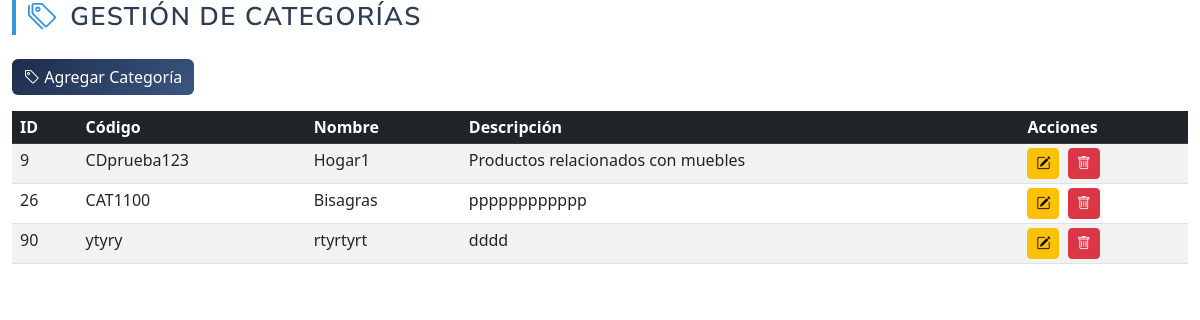
Screenshot of /modulos/categorias.php with the database file from the repository.
### tables this page shows
CREATE TABLE `categorias` (
  `id_categ` int(11) NOT NULL,
  `codigo_categ` varchar(50) NOT NULL,
  `nombre_categ` varchar(100) NOT NULL,
  `descripcion_categ` text NOT NULL
);

### modulos/categorias.php (the view, shortened to what this page needs)
<?php
include('./db/conexion.php');
?>
<!DOCTYPE html>
<html lang="es">
<head>
    <link rel="stylesheet" href="https://cdn.jsdelivr.net/npm/bootstrap-icons@1.10.5/font/bootstrap-icons.css">
    <link href="https://cdn.jsdelivr.net/npm/bootstrap@5.3.0/dist/css/bootstrap.min.css" rel="stylesheet" />
</head>
<body>
    <div class="container-fluid ">
        <h2 class="modern-title mb-4">
            <i class="bi bi-tags"></i> Gestión de Categorías
        </h2>
        <button type="button" class="btn btn-success mb-3" data-bs-toggle="modal" data-bs-target="#modalAgregarCategoria"
            style="margin-bottom: 28px; background: linear-gradient(135deg, #1f2c4c 0%, #3b5680 100%); border: none; color: white;">
            <i class="bi bi-tag"></i> Agregar Categoría
        </button>
        <div class="table-responsive">
            <table class="table table-striped" id="tablaCategorias">
                <thead class="table-dark">
                    <tr>
                        <th scope="col" class="py-1 px-2">ID</th>
                        <th scope="col" class="py-1 px-2">Código</th>
                        <th scope="col" class="py-1 px-2">Nombre</th>
                        <th scope="col" class="py-1 px-2">Descripción</th>
                        <th scope="col" class="py-1 px-2">Acciones</th>
                    </tr>
                </thead>
                <tbody id="tabla-categorias">
                    <?php
                    $sql = "SELECT id_categ, codigo_categ, nombre_categ, descripcion_categ FROM categorias";
                    $resultado = $conexion->query($sql);
                    if ($resultado->num_rows > 0) {
                        while ($fila = $resultado->fetch_assoc()) {
                            echo "<tr
                                    data-id='" . htmlspecialchars($fila['id_categ']) . "'
                                    data-codigo='" . htmlspecialchars($fila['codigo_categ']) . "'
                                    data-nombre='" . htmlspecialchars($fila['nombre_categ']) . "'
                                    data-descripcion='" . htmlspecialchars($fila['descripcion_categ']) . "'>";
                            echo "<td class='py-1 px-2 id_categ'>" . htmlspecialchars($fila['id_categ']) . "</td>";
                            echo "<td class='py-1 px-2 codigo_categ'>" . htmlspecialchars($fila['codigo_categ']) . "</td>";
                            echo "<td class='py-1 px-2 nombre_categ'>" . htmlspecialchars($fila['nombre_categ']) . "</td>";
                            echo "<td class='py-1 px-2 descripcion_categ'>" . htmlspecialchars($fila['descripcion_categ']) . "</td>";
                            echo "<td class='py-1 px-2'>
                                    <button class='btn btn-warning btn-sm me-1 btn-editar'
                                        data-bs-toggle='modal' data-bs-target='#modalEditarCategoria' title='Editar'>
                                        <i class='bi bi-pencil-square'></i>
                                    </button>
                                    <button type='button' class='btn btn-danger btn-sm btn-eliminar'
                                         data-bs-toggle='modal' data-bs-target='#modalEliminarCategoria'
                                         data-id='" . htmlspecialchars($fila['id_categ']) . "'>
                                        <i class='bi bi-trash'></i>
                                    </button>
                                </td>";
                            echo "</tr>";
                        }
                    } else {
                        echo "<tr><td colspan='5' class='py-2 px-2 text-center'>No hay categorías registradas.</td></tr>";
                    }
                    ?>
                </tbody>
            </table>
        </div>
    </div>
</body>
</html>

### modulos/categorias.php (style rules this page uses)
.modern-title { font-family: 'Nunito Sans', sans-serif; font-weight: 600; font-size: 1.6rem; color: #2c3e50; display: flex; align-items: center; gap: 0.75rem; text-transform: uppercase; letter-spacing: 1.5px; border-left: 4px solid #3498db; padding-left: 12px; transition: color 0.3s ease; }
.modern-title i { font-size: 1.8rem; color: #3498db; transition: color 0.3s ease, transform 0.3s ease; }

### rows the page displays
categorias: id_categ "9", codigo_categ "CDprueba123", nombre_categ "Hogar1", descripcion_categ "Productos relacionados con muebles"
categorias: id_categ "26", codigo_categ "CAT1100", nombre_categ "Bisagras", descripcion_categ "pppppppppppp"
categorias: id_categ "90", codigo_categ "ytyry", nombre_categ "rtyrtyrt", descripcion_categ "dddd"
